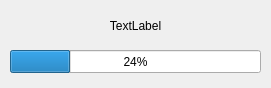
<?xml version="1.0" encoding="UTF-8"?>
<ui version="4.0">
    <class>Form</class>
    <widget class="QWidget" name="Form">
        <property name="geometry">
            <rect>
                <x>0</x>
                <y>0</y>
                <width>271</width>
                <height>88</height>
            </rect>
        </property>
        <property name="windowTitle">
            <string>Загрузка......</string>
        </property>
        <widget class="QProgressBar" name="progressBar">
            <property name="geometry">
                <rect>
                    <x>10</x>
                    <y>50</y>
                    <width>251</width>
                    <height>23</height>
                </rect>
            </property>
            <property name="value">
                <number>24</number>
            </property>
        </widget>
        <widget class="QLabel" name="label">
            <property name="geometry">
                <rect>
                    <x>10</x>
                    <y>10</y>
                    <width>251</width>
                    <height>31</height>
                </rect>
            </property>
            <property name="text">
                <string>TextLabel</string>
            </property>
            <property name="alignment">
                <set>Qt::AlignCenter</set>
            </property>
        </widget>
    </widget>
    <resources/>
    <connections/>
</ui>
